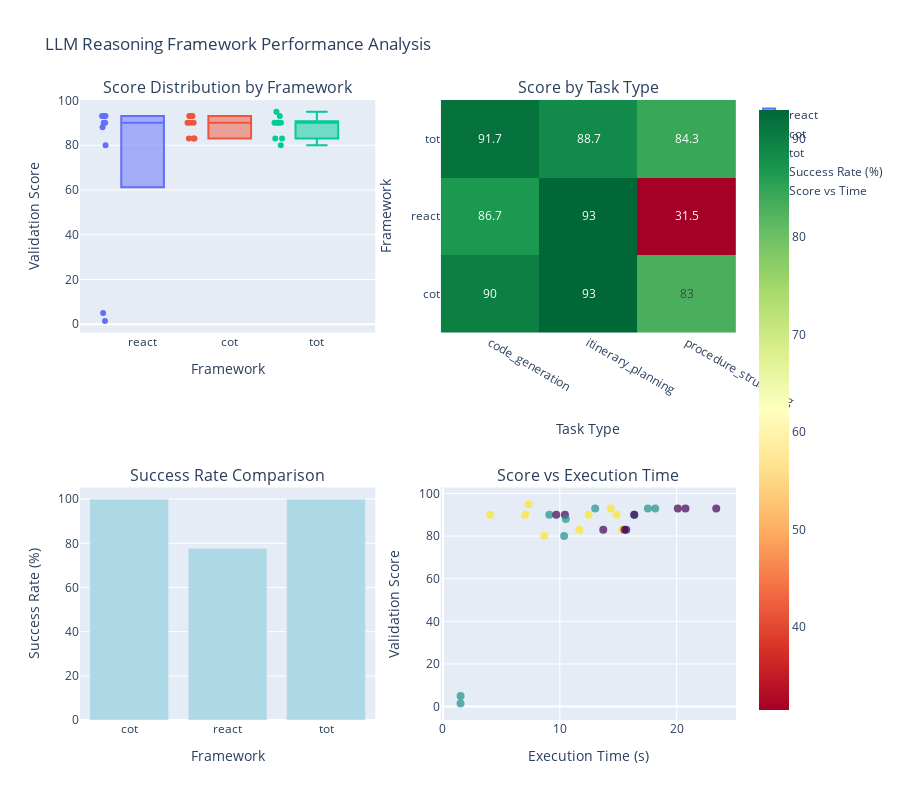

The cell this chart's notebook holds for it:
### Markdown cell above
## 📊 Interactive Data Visualizations

Comprehensive visual analysis of framework performance and comparisons.

## Reasoning Frameworks

**ReAct:** Combines reasoning and action in iterative cycles  
**Chain-of-Thought:** Sequential step-by-step logical reasoning  
**Tree-of-Thoughts:** Explores multiple reasoning branches

### Code cell
# Initialize frameworks
frameworks = AgentFactory.get_available_frameworks()
llm_manager = LLMManager()

print("🧠 REASONING FRAMEWORKS")
print("=" * 50)
for framework in frameworks:
    print(f"✅ {framework.upper()}")

print(f"\n🎯 Experiment Design: {len(frameworks)} frameworks × 1 task per type × 3 runs = {len(frameworks) * 3 * 3} total experiments")

# 1. Validation Score Comparison Across Frameworks
if df is not None:
    # Create subplot layout
    fig = make_subplots(
        rows=2, cols=2,
        subplot_titles=['Score Distribution by Framework', 'Score by Task Type', 
                       'Success Rate Comparison', 'Score vs Execution Time'],
        specs=[[{"secondary_y": False}, {"secondary_y": False}],
               [{"secondary_y": False}, {"secondary_y": False}]]
    )
    
    # 1. Box plot of scores by framework
    for i, framework in enumerate(df['framework'].unique()):
        subset = df[df['framework'] == framework]
        fig.add_trace(
            go.Box(y=subset['validation_score'], name=framework, 
                   boxpoints='all', jitter=0.3, pointpos=-1.8,
                   marker_color=FRAMEWORK_COLORS.get(framework, '#888888')),
            row=1, col=1
        )
    
    # 2. Score by task type heatmap data
    score_matrix = df.pivot_table(values='validation_score', 
                                  index='framework', 
                                  columns='task_type', 
                                  aggfunc='mean')
    
    fig.add_trace(
        go.Heatmap(z=score_matrix.values, 
                   x=score_matrix.columns, 
                   y=score_matrix.index,
                   colorscale='RdYlGn',
                   text=score_matrix.values.round(1),
                   texttemplate="%{text}",
                   textfont={"size": 12}),
        row=1, col=2
    )
    
    # 3. Success rate bar chart with custom colors
    success_rates = df.groupby('framework')['validation_passed'].mean() * 100
    fig.add_trace(
        go.Bar(x=success_rates.index, y=success_rates.values, 
               name='Success Rate (%)', 
               marker_color=get_framework_colors(success_rates.index)),
        row=2, col=1
    )
    
    # 4. Score vs Execution Time scatter with custom colors
    fig.add_trace(
        go.Scatter(x=df['execution_time'], y=df['validation_score'],
                   mode='markers', 
                   marker=dict(size=8, 
                              color=[FRAMEWORK_COLORS.get(fw, '#888888') for fw in df['framework']],
                              opacity=0.7),
                   text=df['framework'] + '<br>' + df['task_type'],
                   name='Score vs Time'),
        row=2, col=2
    )
    
    # Update layout
    fig.update_layout(height=800, showlegend=True, 
                      title_text="LLM Reasoning Framework Performance Analysis")
    fig.update_xaxes(title_text="Framework", row=1, col=1)
    fig.update_yaxes(title_text="Validation Score", row=1, col=1)
    fig.update_xaxes(title_text="Task Type", row=1, col=2)
    fig.update_yaxes(title_text="Framework", row=1, col=2)
    fig.update_xaxes(title_text="Framework", row=2, col=1)
    fig.update_yaxes(title_text="Success Rate (%)", row=2, col=1)
    fig.update_xaxes(title_text="Execution Time (s)", row=2, col=2)
    fig.update_yaxes(title_text="Validation Score", row=2, col=2)
    
    fig.show()
    
else:
    print("❌ No data available for visualization")

### Figure 1 — Plotly figure (JSON) as saved in the notebook; plotly's stock layout.template omitted (floating-point values rounded to 4 significant figures)
{"data": [{"boxpoints": "all", "jitter": 0.3, "name": "react", "pointpos": -1.8, "type": "box", "xaxis": "x", "y": [90.0, 80.0, 90.0, 93.0, 93.0, 93.0, 5.0, 88.0, 1.5], "yaxis": "y"}, {"boxpoints": "all", "jitter": 0.3, "name": "cot", "pointpos": -1.8, "type": "box", "xaxis": "x", "y": [90.0, 90.0, 90.0, 93.0, 93.0, 93.0, 83.0, 83.0, 83.0], "yaxis": "y"}, {"boxpoints": "all", "jitter": 0.3, "name": "tot", "pointpos": -1.8, "type": "box", "xaxis": "x", "y": [95.0, 90.0, 90.0, 83.0, 93.0, 90.0, 80.0, 83.0, 90.0], "yaxis": "y"}, {"colorscale": [[0, "rgb(165,0,38)"], [0.1, "rgb(215,48,39)"], [0.2, "rgb(244,109,67)"], [0.3, "rgb(253,174,97)"], [0.4, "rgb(254,224,139)"], [0.5, "rgb(255,255,191)"], [0.6, "rgb(217,239,139)"], [0.7, "rgb(166,217,106)"], [0.8, "rgb(102,189,99)"], [0.9, "rgb(26,152,80)"], [1, "rgb(0,104,55)"]], "text": [[90.0, 93.0, 83.0], [86.7, 93.0, 31.5], [91.7, 88.7, 84.3]], "textfont": {"size": 12}, "texttemplate": "%{text}", "type": "heatmap", "x": ["code_generation", "itinerary_planning", "procedure_structuring"], "xaxis": "x2", "y": ["cot", "react", "tot"], "yaxis": "y2", "z": [[90.0, 93.0, 83.0], [86.67, 93.0, 31.5], [91.67, 88.67, 84.33]]}, {"marker": {"color": "lightblue"}, "name": "Success Rate (%)", "type": "bar", "x": ["cot", "react", "tot"], "xaxis": "x3", "y": [100.0, 77.78, 100.0], "yaxis": "y3"}, {"marker": {"color": [1, 1, 1, 0, 0, 0, 2, 2, 2, 1, 1, 1, 0, 0, 0, 2, 2, 2, 1, 1, 1, 0, 0, 0, 2, 2, 2], "colorscale": [[0, "#440154"], [0.1111, "#482878"], [0.2222, "#3e4989"], [0.3333, "#31688e"], [0.4444, "#26828e"], [0.5556, "#1f9e89"], [0.6667, "#35b779"], [0.7778, "#6ece58"], [0.8889, "#b5de2b"], [1, "#fde725"]], "opacity": 0.7, "size": 8}, "mode": "markers", "name": "Score vs Time", "text": ["react<br>code_generation", "react<br>code_generation", "react<br>code_generation", "cot<br>code_generation", "cot<br>code_generation", "cot<br>code_generation", "tot<br>code_generation", "tot<br>code_generation", "tot<br>code_generation", "react<br>itinerary_planning", "react<br>itinerary_planning", "react<br>itinerary_planning", "cot<br>itinerary_planning", "cot<br>itinerary_planning", "cot<br>itinerary_planning", "tot<br>itinerary_planning", "tot<br>itinerary_planning", "tot<br>itinerary_planning", "react<br>procedure_structuring", "react<br>procedure_structuring", "react<br>procedure_structuring", "cot<br>procedure_structuring", "cot<br>procedure_structuring", "cot<br>procedure_structuring", "tot<br>procedure_structuring", "tot<br>procedure_structuring", "tot<br>procedure_structuring"], "type": "scatter", "x": [16.37, 10.37, 9.101, 9.697, 10.44, 16.37, 7.323, 7.038, 4.043, 18.16, 17.54, 13.02, 20.1, 20.75, 23.38, 15.34, 14.36, 14.85, 1.508, 10.51, 1.505, 15.68, 13.72, 15.54, 8.669, 11.66, 12.47], "xaxis": "x4", "y": [90.0, 80.0, 90.0, 90.0, 90.0, 90.0, 95.0, 90.0, 90.0, 93.0, 93.0, 93.0, 93.0, 93.0, 93.0, 83.0, 93.0, 90.0, 5.0, 88.0, 1.5, 83.0, 83.0, 83.0, 80.0, 83.0, 90.0], "yaxis": "y4"}], "layout": {"annotations": [{"font": {"size": 16}, "showarrow": false, "text": "Score Distribution by Framework", "x": 0.225, "xanchor": "center", "xref": "paper", "y": 1, "yanchor": "bottom", "yref": "paper"}, {"font": {"size": 16}, "showarrow": false, "text": "Score by Task Type", "x": 0.775, "xanchor": "center", "xref": "paper", "y": 1, "yanchor": "bottom", "yref": "paper"}, {"font": {"size": 16}, "showarrow": false, "text": "Success Rate Comparison", "x": 0.225, "xanchor": "center", "xref": "paper", "y": 0.375, "yanchor": "bottom", "yref": "paper"}, {"font": {"size": 16}, "showarrow": false, "text": "Score vs Execution Time", "x": 0.775, "xanchor": "center", "xref": "paper", "y": 0.375, "yanchor": "bottom", "yref": "paper"}], "height": 800, "showlegend": true, "title": {"text": "LLM Reasoning Framework Performance Analysis"}, "xaxis": {"anchor": "y", "domain": [0, 0.45], "title": {"text": "Framework"}}, "xaxis2": {"anchor": "y2", "domain": [0.55, 1], "title": {"text": "Task Type"}}, "xaxis3": {"anchor": "y3", "domain": [0, 0.45], "title": {"text": "Framework"}}, "xaxis4": {"anchor": "y4", "domain": [0.55, 1], "title": {"text": "Execution Time (s)"}}, "yaxis": {"anchor": "x", "domain": [0.625, 1], "title": {"text": "Validation Score"}}, "yaxis2": {"anchor": "x2", "domain": [0.625, 1], "title": {"text": "Framework"}}, "yaxis3": {"anchor": "x3", "domain": [0, 0.375], "title": {"text": "Success Rate (%)"}}, "yaxis4": {"anchor": "x4", "domain": [0, 0.375], "title": {"text": "Validation Score"}}}}
